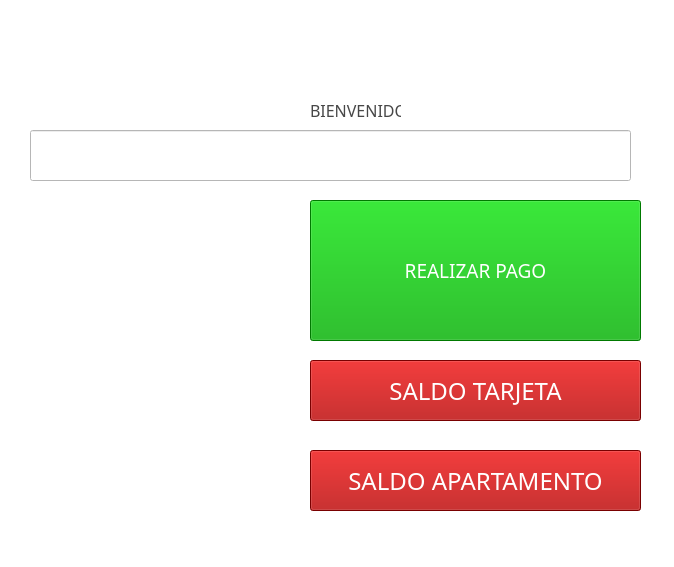
<?xml version="1.0" encoding="UTF-8"?>
<ui version="4.0">
 <class>MainWindow</class>
 <widget class="QMainWindow" name="MainWindow">
  <property name="geometry">
   <rect>
    <x>0</x>
    <y>0</y>
    <width>674</width>
    <height>567</height>
   </rect>
  </property>
  <property name="windowTitle">
   <string>MainWindow</string>
  </property>
  <property name="styleSheet">
   <string notr="true">background-color: rgb(255, 255, 255);</string>
  </property>
  <widget class="QWidget" name="centralwidget">
   <widget class="QLabel" name="label_2">
    <property name="geometry">
     <rect>
      <x>310</x>
      <y>90</y>
      <width>91</width>
      <height>41</height>
     </rect>
    </property>
    <property name="font">
     <font>
      <family>Bahnschrift</family>
      <pointsize>12</pointsize>
      <weight>50</weight>
      <italic>false</italic>
      <bold>false</bold>
     </font>
    </property>
    <property name="styleSheet">
     <string notr="true">
color: rgb(71, 71, 71);</string>
    </property>
    <property name="text">
     <string>BIENVENIDO</string>
    </property>
   </widget>
   <widget class="QLineEdit" name="linea">
    <property name="geometry">
     <rect>
      <x>30</x>
      <y>130</y>
      <width>601</width>
      <height>51</height>
     </rect>
    </property>
    <property name="font">
     <font>
      <family>Poor Richard</family>
      <pointsize>12</pointsize>
     </font>
    </property>
    <property name="styleSheet">
     <string notr="true">background-color: rgb(255, 255, 255);</string>
    </property>
   </widget>
   <widget class="QPushButton" name="apartamento">
    <property name="geometry">
     <rect>
      <x>310</x>
      <y>450</y>
      <width>331</width>
      <height>61</height>
     </rect>
    </property>
    <property name="font">
     <font>
      <family>Bahnschrift</family>
      <pointsize>18</pointsize>
      <weight>50</weight>
      <bold>false</bold>
     </font>
    </property>
    <property name="styleSheet">
     <string notr="true">background-color: rgb(0, 207, 0);
background-color: rgb(170, 0, 0);
color: rgb(255, 255, 255);</string>
    </property>
    <property name="text">
     <string>SALDO APARTAMENTO</string>
    </property>
   </widget>
   <widget class="QPushButton" name="tarjeta">
    <property name="geometry">
     <rect>
      <x>310</x>
      <y>360</y>
      <width>331</width>
      <height>61</height>
     </rect>
    </property>
    <property name="font">
     <font>
      <family>Bahnschrift</family>
      <pointsize>18</pointsize>
      <weight>50</weight>
      <italic>false</italic>
      <bold>false</bold>
     </font>
    </property>
    <property name="styleSheet">
     <string notr="true">color: rgb(255, 255, 255);
;
background-color: rgb(170, 0, 0);</string>
    </property>
    <property name="text">
     <string>SALDO TARJETA</string>
    </property>
   </widget>
   <widget class="QPushButton" name="botonpago">
    <property name="geometry">
     <rect>
      <x>310</x>
      <y>200</y>
      <width>331</width>
      <height>141</height>
     </rect>
    </property>
    <property name="font">
     <font>
      <family>Bahnschrift</family>
      <pointsize>14</pointsize>
      <weight>50</weight>
      <italic>false</italic>
      <bold>false</bold>
     </font>
    </property>
    <property name="styleSheet">
     <string notr="true">background-color: rgb(0, 170, 0);
color: rgb(255, 255, 255);</string>
    </property>
    <property name="text">
     <string>REALIZAR PAGO</string>
    </property>
   </widget>
   <widget class="QLabel" name="label">
    <property name="geometry">
     <rect>
      <x>0</x>
      <y>200</y>
      <width>301</width>
      <height>251</height>
     </rect>
    </property>
    <property name="styleSheet">
     <string notr="true">image: url(:/jj/1556139309_996585_1556139662_noticia_normal.jpg);</string>
    </property>
    <property name="text">
     <string/>
    </property>
   </widget>
   <widget class="QLabel" name="label_3">
    <property name="geometry">
     <rect>
      <x>40</x>
      <y>450</y>
      <width>221</width>
      <height>71</height>
     </rect>
    </property>
    <property name="styleSheet">
     <string notr="true">image: url(:/logo3/logo3.jpg);</string>
    </property>
    <property name="text">
     <string>&lt;html&gt;&lt;head/&gt;&lt;body&gt;&lt;p&gt;&lt;br/&gt;&lt;/p&gt;&lt;/body&gt;&lt;/html&gt;</string>
    </property>
   </widget>
   <widget class="QLabel" name="label_4">
    <property name="geometry">
     <rect>
      <x>70</x>
      <y>0</y>
      <width>501</width>
      <height>101</height>
     </rect>
    </property>
    <property name="styleSheet">
     <string notr="true">image: url(:/logo1/logo1.png);</string>
    </property>
    <property name="text">
     <string/>
    </property>
   </widget>
   <zorder>label_3</zorder>
   <zorder>label_2</zorder>
   <zorder>linea</zorder>
   <zorder>apartamento</zorder>
   <zorder>tarjeta</zorder>
   <zorder>botonpago</zorder>
   <zorder>label</zorder>
   <zorder>label_4</zorder>
  </widget>
  <widget class="QMenuBar" name="menubar">
   <property name="geometry">
    <rect>
     <x>0</x>
     <y>0</y>
     <width>674</width>
     <height>21</height>
    </rect>
   </property>
  </widget>
  <widget class="QStatusBar" name="statusbar"/>
 </widget>
 <resources>
  <include location="imjj.qrc"/>
  <include location="../Logo1.qrc"/>
  <include location="../logo2.qrc"/>
  <include location="../logo3.qrc"/>
 </resources>
 <connections/>
</ui>
